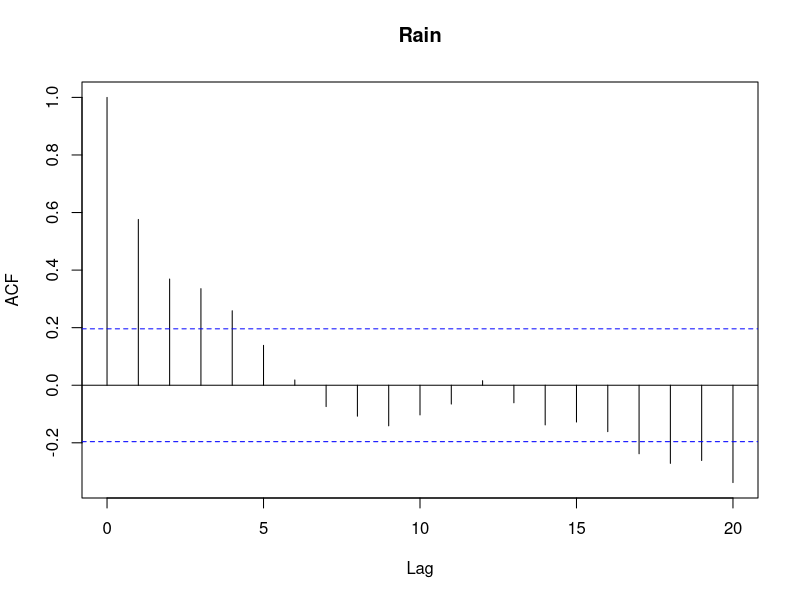
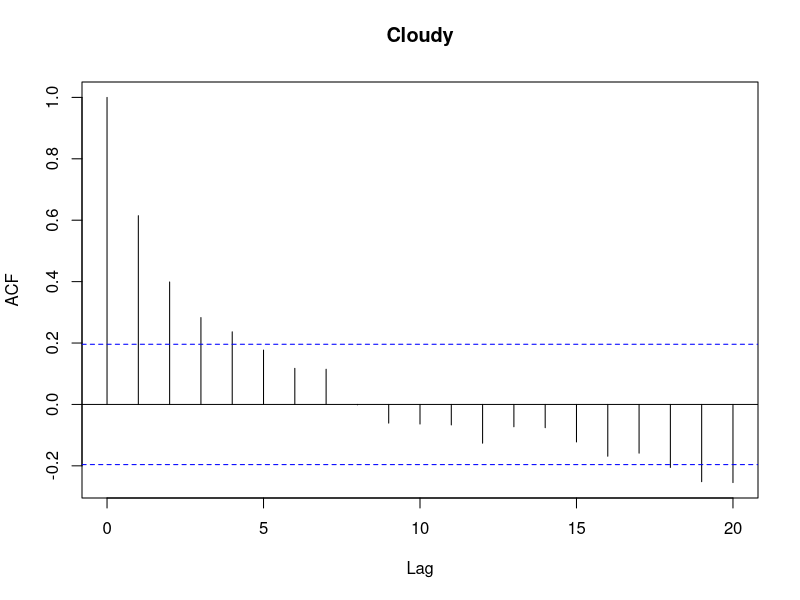
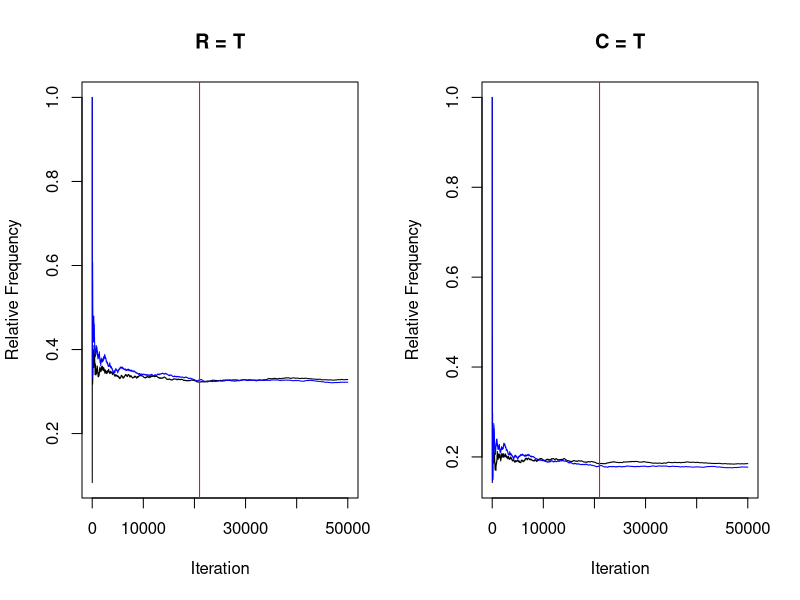
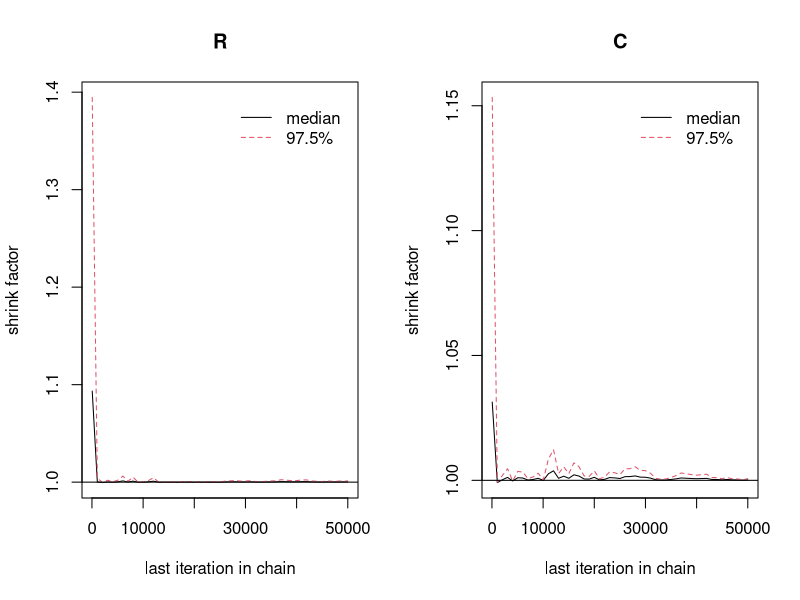

Reproduce these figures in R, in order.
## ---- chunk 1
knitr::opts_chunk$set(echo=TRUE, warning=FALSE, message=FALSE)
## ---- chunk 2
# Encoding conditional probabilities
p <- list(C=0.5, S.C1=0.1, S.C0=0.5, R.C1=0.8, R.C0=0.2, 
          W.S1_R1=0.99, W.S1_R0=0.9, W.S0_R1=0.9, W.S0_R0=0.01)
p$C.R1_S1_W1 <- p$R.C1*p$S.C1*p$C/(p$R.C1*p$S.C1*p$C+p$R.C0*p$S.C0*(1-p$C))
p$C.R0_S1_W1 <- (1-p$R.C1)*p$S.C1*p$C/((1-p$R.C1)*p$S.C1*p$C+(1-p$R.C0)*p$S.C0*(1-p$C))
p$R.C1_S1_W1 <- p$W.S1_R1*p$R.C1/(p$W.S1_R1*p$R.C1+p$W.S1_R0*(1-p$R.C1))
p$R.C0_S1_W1 <- p$W.S1_R1*p$R.C0/(p$W.S1_R1*p$R.C0+p$W.S1_R0*(1-p$R.C0))
## ---- chunk 3

Gibbs_sampler <- function(N=100) {
    samples <- matrix(NA, ncol=2, nrow=N, dimnames=list(NULL, c("R", "C")))
    # Initialisation (beginning state)
    samples[1,] <- c(TRUE, TRUE)

    for(n in 2:N) {
        # Random sampling to choose which variable (R or C) is updated
        indicator <- sample(c("R", "C"), size=1, prob=c(0.5, 0.5))
        if(indicator == "R") {
            # Sampling from P(R_{n+1}|C_{n},S=T,W=T)
            if(samples[(n-1), "C"]) sampling_prob <- p$R.C1_S1_W1 else sampling_prob <- p$R.C0_S1_W1

            sampled_R <- sample(c(TRUE, FALSE), size=1, prob=c(sampling_prob, (1-sampling_prob)))
            samples[n,] <- c(sampled_R, samples[(n-1), "C"])
        } else {
            # Sampling from P(C_{n+1}|R_{n},S=T,W=T)
            if(samples[(n-1), "R"]) sampling_prob <- p$C.R1_S1_W1 else sampling_prob <- p$C.R0_S1_W1

            sampled_C <- sample(c(TRUE, FALSE), size=1, prob=c(sampling_prob, (1-sampling_prob)))
            samples[n,] <- c(samples[(n-1), "R"], sampled_C)
        }
    }

    return(samples)
}

## ---- chunk 4
set.seed(42)
N <- 100
samples <- Gibbs_sampler(N)
## ---- chunk 5
result <- table(samples[, "R"], samples[, "C"])/N
rownames(result) <- c("R0", "R1")
colnames(result) <- c("C0", "C1")
result
## ---- chunk 6
marginal.R.S1_W1 <- sum(result[2,])
marginal.R.S1_W1
## ---- chunk 7
ro_R <- acf(as.numeric(samples[, "R"]), main="Rain")
ro_C <- acf(as.numeric(samples[, "C"]), main="Cloudy")
## ---- chunk 8
ESS_R <- ro_R$n.used/(1+2*sum(ro_R$acf))
ESS_C <- ro_C$n.used/(1+2*sum(ro_C$acf))
print(paste("Effective sample size for chain 'rain':", ESS_R))
print(paste("Effective sample size for chain 'cloudy':", ESS_C))
## ---- chunk 9
set.seed(42)
N <- 50000
samples1 <- Gibbs_sampler(N)

result1 <- table(samples1[, "R"], samples1[, "C"])/N
rownames(result1) <- c("R0", "R1")
colnames(result1) <- c("C0", "C1")

samples2 <- Gibbs_sampler(N)

result2 <- table(samples2[, "R"], samples2[, "C"])/N
rownames(result2) <- c("R0", "R1")
colnames(result2) <- c("C0", "C1")
## ---- chunk 10
result1
## ---- chunk 11
result2
## ---- chunk 12
# Plotting relative frequencies of R = T and C = T
burn_in_phase <- 21000
par(mfrow=c(1,2))
plot(1:N, cumsum(samples1[, "R"])/seq_len(N), type="l", xlab="Iteration", ylab="Relative Frequency", main="R = T")
lines(cumsum(samples2[, "R"])/seq_len(N), type='l', col='blue')
abline(v=burn_in_phase, col="red")
plot(1:N, cumsum(samples1[, "C"])/seq_len(N), type="l", xlab="Iteration", ylab="Relative Frequency", main="C = T")
lines(cumsum(samples2[, "C"])/seq_len(N), type='l', col='blue')
abline(v=burn_in_phase, col="red")
## ---- chunk 13
library(coda)
mcmcs <- mcmc.list(mcmc(data=samples1, start=2, end=N),
                   mcmc(data=samples2, start=2, end=N))
gelman.plot(mcmcs)
## ---- chunk 14
gelman.diag(mcmcs)
## ---- chunk 15
burn_in_phase <- 10000
result1 <- table(samples1[(burn_in_phase+1):N, "R"], samples1[(burn_in_phase+1):N, "C"])/(N-burn_in_phase)
rownames(result1) <- c("R0", "R1")
colnames(result1) <- c("C0", "C1")
result1

result2 <- table(samples2[(burn_in_phase+1):N, "R"], samples2[(burn_in_phase+1):N, "C"])/(N-burn_in_phase)
rownames(result2) <- c("R0", "R1")
colnames(result2) <- c("C0", "C1")
result2

marginal1.R.S1_W1 <- sum(result1[2,])
marginal2.R.S1_W1 <- sum(result2[2,])
print("Marginal probability using the first run of 50000 iterations and excluded burn-in phase:")
print(marginal1.R.S1_W1)
print("Marginal probability using the second run of 50000 iterations and excluded burn-in phase:")
print(marginal2.R.S1_W1)
## ---- chunk 16
S1_W1 <- p$W.S1_R0*p$S.C0*(1-p$R.C0)*(1-p$C) +
         p$W.S1_R0*p$S.C1*(1-p$R.C1)*p$C +
         p$W.S1_R1*p$S.C0*p$R.C0*(1-p$C) +
         p$W.S1_R1*p$S.C1*p$R.C1*p$C

R1_S1_W1 <- p$W.S1_R1*p$S.C0*p$R.C0*(1-p$C) +
            p$W.S1_R1*p$S.C1*p$R.C1*p$C

analytical_marginal.R.S1_W1 <- R1_S1_W1 / S1_W1

analytical_marginal.R.S1_W1
